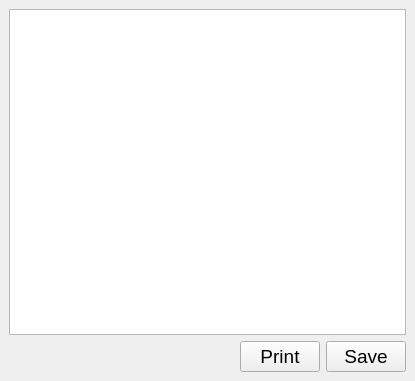
<?xml version="1.0" encoding="UTF-8"?>
<ui version="4.0">
 <class>MessageDock</class>
 <widget class="QDockWidget" name="MessageDock">
  <property name="geometry">
   <rect>
    <x>0</x>
    <y>0</y>
    <width>415</width>
    <height>381</height>
   </rect>
  </property>
  <property name="features">
   <set>QDockWidget::DockWidgetFloatable|QDockWidget::DockWidgetMovable</set>
  </property>
  <property name="windowTitle">
   <string>Message box</string>
  </property>
  <widget class="QWidget" name="dockWidgetContents">
   <layout class="QVBoxLayout" name="verticalLayout">
    <item>
     <widget class="QTextEdit" name="te_message">
      <property name="readOnly">
       <bool>true</bool>
      </property>
     </widget>
    </item>
    <item>
     <layout class="QHBoxLayout" name="horizontalLayout_3">
      <item>
       <spacer name="horizontalSpacer">
        <property name="orientation">
         <enum>Qt::Horizontal</enum>
        </property>
        <property name="sizeHint" stdset="0">
         <size>
          <width>40</width>
          <height>20</height>
         </size>
        </property>
       </spacer>
      </item>
      <item>
       <widget class="QPushButton" name="pb_print">
        <property name="font">
         <font>
          <pointsize>14</pointsize>
         </font>
        </property>
        <property name="text">
         <string>Print</string>
        </property>
       </widget>
      </item>
      <item>
       <widget class="QPushButton" name="pb_save">
        <property name="font">
         <font>
          <pointsize>14</pointsize>
         </font>
        </property>
        <property name="text">
         <string>Save</string>
        </property>
       </widget>
      </item>
     </layout>
    </item>
   </layout>
  </widget>
 </widget>
 <resources/>
 <connections/>
</ui>
